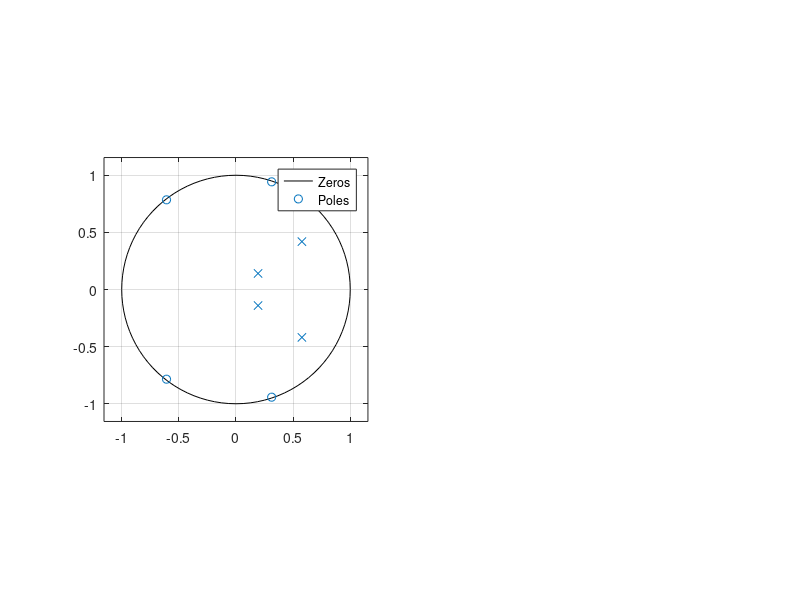

MATLAB code for this plot: (Note: this script raises an error after producing the figure.)
k1 = 0.942; %(Matan) % 0.1035; %(Madsen) %0.489; %(Saawan)
k2 = 0.942; %(Matan) % 0.1035; %(Madsen) %0.489; %(Saawan)
k3 = 0.484; %(Matan) % 0.3551; %(Madsen) %0.943; %(Saawan)
k4 = 0.484; %(Matan) % 0.3551; %(Madsen) %0.943; %(Saawan)

alpha  = 1*100; % [dB/m]
n      = 4.2; % [Si eff index (Matan)] % 1.9963; % [SiN refractive index]
c      = 299792458; % [m*s^-1]
L      = 2*pi*100e-6; % [m]
T      = L*n/c; % [s]
N      = 1000;
lambda = linspace(1548*1e-9, 1552*1e-9, N); % [m]
k      = 2*pi./lambda; % [rad*m^-1]
gamma  = 10^(-alpha*L/20);
FSR    = lambda(end/2)^2/(lambda(end/2) + n*L);
DC_vec = linspace(20,60,100);


f1 = figure('Position', [100,70,1100,550]);
idx = 1;
for DC = DC_vec
    phi1 =  DC/100 * pi;
    phi2 = -DC/100 * pi;
    phi3 = -DC/100 * pi;
    phi4 =  DC/100 * pi;
    phit =  DC/100 * pi;
    
    T1 = (sqrt(1-k1) - gamma*exp(-1j*n*k*L-1j*phi1))./(1 - sqrt(1-k1)*gamma*exp(-1j*n*k*L-1j*phi1));
    T2 = (sqrt(1-k2) - gamma*exp(-1j*n*k*L-1j*phi2))./(1 - sqrt(1-k2)*gamma*exp(-1j*n*k*L-1j*phi2));
    T3 = (sqrt(1-k3) - gamma*exp(-1j*n*k*L-1j*phi3))./(1 - sqrt(1-k3)*gamma*exp(-1j*n*k*L-1j*phi3));
    T4 = (sqrt(1-k4) - gamma*exp(-1j*n*k*L-1j*phi4))./(1 - sqrt(1-k4)*gamma*exp(-1j*n*k*L-1j*phi4));
    
    H11 = 1/2  *(T1.*T3  - T2.*T4*exp(-1j*phit));
    
    %%%%%%%%%%%%%%%%%%%%%%%%%%%%%%%%%%%%%%%%%%%%%%%%%%%%%%%%%%%%%%%%%%%%%%%%%%%
    
    Loss = 10*log10(abs(H11).^2);
    Loss = Loss - max(Loss);
    
    a = zeros(1,5);
    b = zeros(1,5);
    z = zeros(4,1);
    p = zeros(4,1);
    
    z(1) = gamma / sqrt(1-k1) * exp(-1j*phi1);
    z(2) = gamma / sqrt(1-k2) * exp(-1j*phi2);
    z(3) = gamma / sqrt(1-k3) * exp(-1j*phi3);
    z(4) = gamma / sqrt(1-k4) * exp(-1j*phi4);
    p(1) = gamma * sqrt(1-k1) * exp(-1j*phi1);
    p(2) = gamma * sqrt(1-k2) * exp(-1j*phi2);
    p(3) = gamma * sqrt(1-k3) * exp(-1j*phi3);
    p(4) = gamma * sqrt(1-k4) * exp(-1j*phi4);
    
    a(1) = 2;
    a(2) = -2*sum(p);
    a(3) = 2*(p(1)*p(2) + p(1)*p(3) + p(1)*p(4) + p(2)*p(3) + p(2)*p(4) + p(3)*p(4));
    a(4) = -2*(p(1)*p(2)*p(3) + p(1)*p(2)*p(4) + p(1)*p(3)*p(4) + p(2)*p(3)*p(4));
    a(5) = 2*prod(p);
    
    b(1) = 1 - exp(-1j*phit);
    b(2) = -(z(1)+p(2)+z(3)+p(4) - exp(-1j*phit) * (p(1)+z(2)+p(3)+z(4)));
    b(3) = z(1)*p(2) + z(3)*p(4) + z(1)*z(3) + z(1)*p(4) + p(2)*z(3) + p(2)*p(4) - exp(-1j*phit) * (p(1)*z(2) + p(3)*z(4) + p(1)*p(3) + p(1)*z(4) + z(2)*p(3) + z(2)*z(4));
    b(4) = -(z(1)*p(2)*z(3) + z(1)*p(2)*p(4) + z(1)*z(3)*p(4) + p(2)*z(3)*p(4) - exp(-1j*phit) * (p(1)*z(2)*p(3) + p(1)*z(2)*z(4) + p(1)*p(3)*z(4) + z(2)*p(3)*z(4)));
    b(5) = z(1)*p(2)*z(3)*p(4) - exp(-1j*phit) * (p(1)*z(2)*p(3)*z(4));
    
    subplot(1,2,1)
    zplane(b,a)
    legend('Zeros', 'Poles')
    grid on
    % Design the figure a bit better
    ax = gca;
    datasets = ax.Children;
    datasets(1).LineWidth = 1.5;
    datasets(2).LineWidth = 1.5;
    datasets(3).LineWidth = 1.5;
    datasets(2).Color = [0 0.4470 0.7410];
    datasets(3).Color = [0.8500 0.3250 0.0980];
    hold on
    plot([-1,1]*5, [0,0]*5, 'k', 'LineWidth', 1.2)
    plot([0,0]*5, [-1,1]*5, 'k', 'LineWidth', 1.2)
    legend('Zeros', 'Poles')
    xlim([-1,1]*1.2)
    ylim([-1,1]*1.2)
    set(gca,'fontsize',14)
    hold off
    
    subplot(1,2,2)
    plot(lambda*1e9, Loss)
    xlim([lambda(1) lambda(end)]*1e9)
    ylim([-50 5])
    grid on
    set(gca,'fontsize',14)
    title(['Duty Cycle = ' num2str(DC, '%.2f') '%'], 'FontSize', 20)
    xlabel('\lambda [nm]', 'FontSize', 20)
    ylabel('Normalized PSD [dB]', 'FontSize', 20)
    drawnow
    F(idx) = getframe(gcf);
    idx = idx + 1;
end


% create the video writer with 1 fps
writerObj = VideoWriter('myVideo.avi');
writerObj.FrameRate = 5;
% set the seconds per image
% open the video writer
open(writerObj);
% write the frames to the video
for i=1:length(F)
    % convert the image to a frame
    frame = F(i) ;
    writeVideo(writerObj, frame);
end
% close the writer object
close(writerObj);


